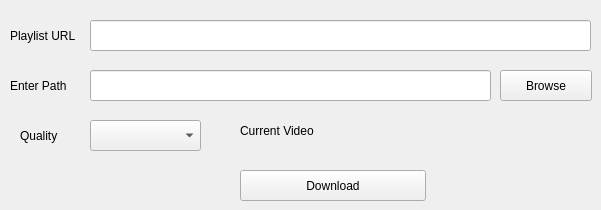
    <widget class="QWidget" name="tab_3">
     <attribute name="title">
      <string>Download TouTube Playlist</string>
     </attribute>
     <widget class="QLineEdit" name="lineEdit_5">
      <property name="geometry">
       <rect>
        <x>90</x>
        <y>20</y>
        <width>501</width>
        <height>31</height>
       </rect>
      </property>
     </widget>
     <widget class="QPushButton" name="pushButton_5">
      <property name="geometry">
       <rect>
        <x>500</x>
        <y>70</y>
        <width>92</width>
        <height>31</height>
       </rect>
      </property>
      <property name="styleSheet">
       <string notr="true"/>
      </property>
      <property name="text">
       <string>Browse</string>
      </property>
     </widget>
     <widget class="QLabel" name="label_6">
      <property name="geometry">
       <rect>
        <x>10</x>
        <y>20</y>
        <width>71</width>
        <height>31</height>
       </rect>
      </property>
      <property name="text">
       <string>Playlist URL</string>
      </property>
     </widget>
     <widget class="QLabel" name="label_7">
      <property name="geometry">
       <rect>
        <x>10</x>
        <y>70</y>
        <width>71</width>
        <height>31</height>
       </rect>
      </property>
      <property name="text">
       <string>Enter Path</string>
      </property>
     </widget>
     <widget class="QPushButton" name="pushButton_6">
      <property name="geometry">
       <rect>
        <x>240</x>
        <y>170</y>
        <width>186</width>
        <height>31</height>
       </rect>
      </property>
      <property name="text">
       <string>Download</string>
      </property>
     </widget>
     <widget class="QLineEdit" name="lineEdit_6">
      <property name="geometry">
       <rect>
        <x>90</x>
        <y>70</y>
        <width>401</width>
        <height>31</height>
       </rect>
      </property>
      <property name="styleSheet">
       <string notr="true"/>
      </property>
     </widget>
     <widget class="QComboBox" name="comboBox_2">
      <property name="geometry">
       <rect>
        <x>90</x>
        <y>120</y>
        <width>111</width>
        <height>31</height>
       </rect>
      </property>
     </widget>
     <widget class="QLabel" name="label_8">
      <property name="geometry">
       <rect>
        <x>20</x>
        <y>120</y>
        <width>51</width>
        <height>31</height>
       </rect>
      </property>
      <property name="text">
       <string>Quality</string>
      </property>
     </widget>
     <widget class="QLabel" name="label_9">
      <property name="geometry">
       <rect>
        <x>240</x>
        <y>121</y>
        <width>181</width>
        <height>20</height>
       </rect>
      </property>
      <property name="text">
       <string>Current Video</string>
      </property>
     </widget>
    </widget>
